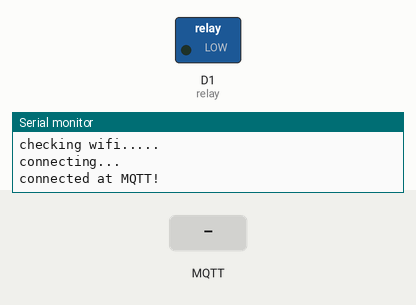
This sketch was run on a simulated ESP8266 (Wemos D1 mini). Shown: switched loads named in the sketch (green lamp = pin HIGH), the last lines printed to the serial monitor. Inputs (shaded band) come from the test bench. WiFi joins after 1.5 s; servers stay silent unless stated; no MQTT or app messages arrive unless stated.

Above: at 3.2 s.
3.3 s: MQTT message "lamp" arrives on the first subscribed topic
At 4.0 s:
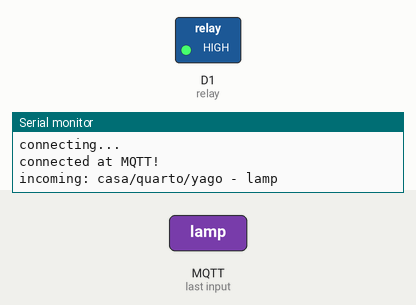
4.8 s: MQTT message "1" arrives on the first subscribed topic
6.3 s: MQTT message "on" arrives on the first subscribed topic
Timing chart, 0 to 9.3 s (numbered marks = the images above; inputs shaded):
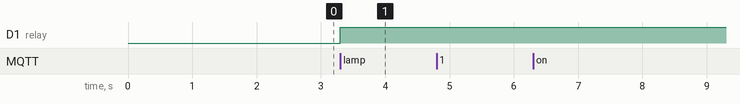

The sketch:

Light.ino
```cpp
#include <ESP8266WiFi.h>

#include <MQTT.h>

#define relay D1

const char* ssid = "Faran";

const char* pass = "cerveja123";

const char* serverIp = "192.168.1.115";

WiFiClient net;

MQTTClient client;


unsigned long lastMillis = 0;


void connect() {

  Serial.print("checking wifi...");

  while (WiFi.status() != WL_CONNECTED) {

    Serial.print(".");

    delay(1000);

  }


  Serial.print("\nconnecting...");

  while (!client.connect("Wemos D1")) {

    Serial.print(".");

    delay(1000);

  }


  Serial.println("\nconnected at MQTT!");


  client.subscribe("casa/quarto/yago");

  // client.unsubscribe("/hello");

}


void messageReceived(String &topic, String &payload) {

  Serial.println("incoming: " + topic + " - " + payload);

  if (payload == "lamp"){
    digitalWrite(relay,!digitalRead(relay));
  }

}


void setup() {

  Serial.begin(115200);

  WiFi.begin(ssid, pass);

  pinMode(relay, OUTPUT); // Inicializa o relay pin como output (saída)

  // Note: Local domain names (e.g. "Computer.local" on OSX) are not supported by Arduino.

  // You need to set the IP address directly.

  client.begin(serverIp,1234, net);

  client.onMessage(messageReceived);


  connect();

}


void loop() {

  client.loop();

  delay(10);  // <- fixes some issues with WiFi stability


  if (!client.connected()) {

    connect();

  }


  // publish a message roughly every second.

//  if (millis() - lastMillis > 1000) {
//
//    lastMillis = millis();
//
//    client.publish("yasir/ali/test/topic", "Hola chiquitas!");
//
//  }

}
```

Measured:
- after the input at 3.3 s, D1 (relay): LOW → HIGH at once
